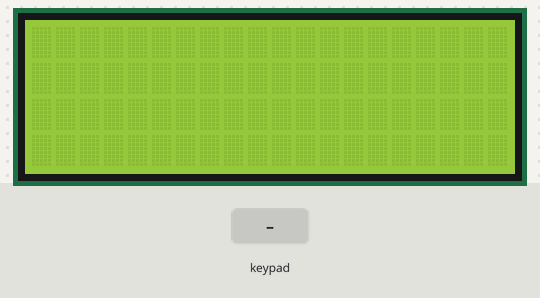
A sketch run on a simulated Arduino Uno, built with avr-gcc and run on an emulated ATmega328P. Parts: 20×4 character LCD. The inputs (shaded band) are chosen by the test bench. What the sketch prints to the serial monitor is not drawn.

Above: at 1.2 s.
1.3 s: key '1' pressed
At 3.0 s:
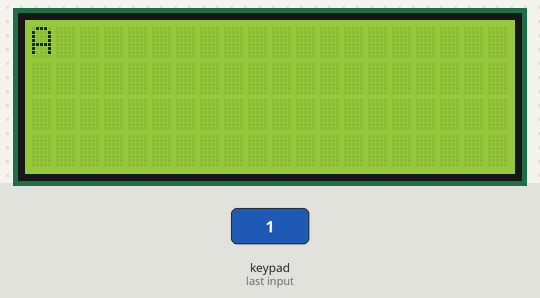
Timing chart, 0 to 4.5 s (numbered marks = the images above; inputs shaded):
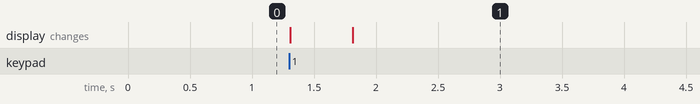

Measured:
- after the input at 1.3 s, the display: first changes at once (image 1 shows a later state)

The sketch:

Testing.ino
```cpp
#include <Keypad.h>
#include <Wire.h>
#include <LiquidCrystal_I2C.h>

LiquidCrystal_I2C lcd(0x27,20,4);  // set the LCD address to 0x27 for a 10 chars and 4 line display

const byte ROWS = 4;
const byte COLS = 4;

char hexaKeys[ROWS][COLS] = {
  {'1', '2', '3', 'A'},
  {'4', '5', '6', 'B'},
  {'7', '8', '9', 'C'},
  {'D', '0', 'E', 'F'}
};

byte rowPins[ROWS] = {9, 8, 7, 6};
byte colPins[COLS] = {5, 4, 3, 2};

Keypad customKeypad = Keypad(makeKeymap(hexaKeys), rowPins, colPins, ROWS, COLS);

void setup(){
  lcd.init();                      // initialize the lcd
  lcd.backlight();                //Turn on Back light
  Serial.begin(9600);
}

void loop(){
  lcd.setCursor(0,0);
  char hex = 0;
  hex = customKeypad.getKey();

  if(hex == '1'){
    lcd.clear();
    lcd.print(hex);
    Serial.println(hex);
    Serial.write(hex);
    Serial.println();
    //hex = 0;
    delay(500);
    hex= customKeypad.getKey();

    if(hex != 0x31){
        lcd.clear();
        lcd.print('A');
        Serial.println('A');
     //   hex = 0;
        delay(500);
        hex= customKeypad.getKey();
      }

      if(hex == '1'){
        lcd.clear();
        lcd.print('B');
        Serial.println('B');
      //  hex = 0;
        delay(500);
        hex= customKeypad.getKey();
      }

      if(hex == '1'){
        lcd.clear();
        lcd.print('C');
        Serial.println('C');
     //   hex = 0;
        delay(500);
        hex= customKeypad.getKey();
      }
  }

}
```
